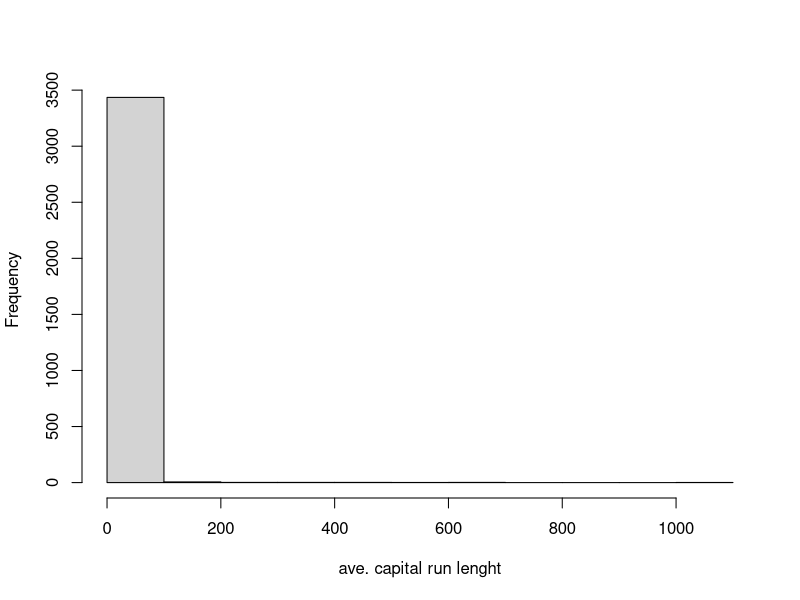
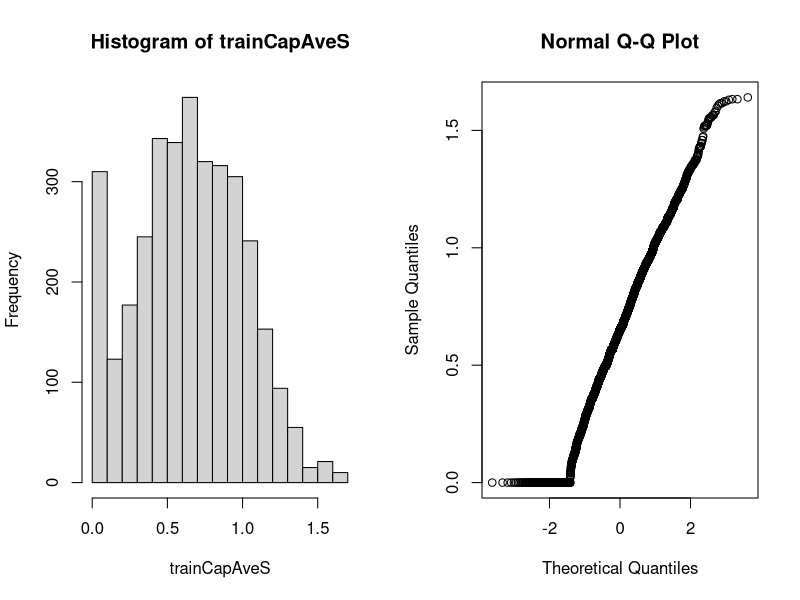

Reproduce these figures in R, in order.
# Preprocesamiento
library(caret); library(kernlab); data(spam)
inTrain <- createDataPartition(y=spam$type, p = 0.75, list = FALSE)
training <- spam[inTrain,]
testing <- spam[-inTrain,]
hist(training$capitalAve, main = "", xlab = "ave. capital run lenght")

mean(training$capitalAve)
sd(training$capitalAve)

# Estandarizar variables
trainCapAve <- training$capitalAve
trainCapAveS <- (trainCapAve - mean(trainCapAve))/sd(trainCapAve)
mean(trainCapAveS)
sd(trainCapAveS)

# Subconjunto de prueba
testCapAve <- testing$capitalAve
testCapAveS <- (testCapAve - mean(trainCapAve))/sd(trainCapAve)
mean(testCapAveS)
sd(testCapAveS)

# Función de preprocesamiento
preObj <- preProcess(training[,-58], method = c("center", "scale"))
trainCapAveS <- predict(preObj, training[,-58])$capitalAve
mean(trainCapAveS)
sd(trainCapAveS)

testCapAveS <- predict(preObj, testing[,-58])$capitalAve
mean(testCapAveS)
sd(testCapAveS)

# Argumentos
set.seed(32343)
modelFit <- train(type ~., data = training, preProcess = c("center", "scale"), method = "glm")
modelFit

# Tranformación Box-Cox
preObj <- preProcess(training[,-58], method = c("BoxCox"))
trainCapAveS <- predict(preObj, training[,-58])$capitalAve
par(mfrow=c(1,2)); hist(trainCapAveS); qqnorm(trainCapAveS)

# Imputing data
set.seed(13343)

training$capAve <- training$capitalAve
selectNA <- rbinom(dim(training)[1], size = 1, prob = 0.05) == 1
training$capAve[selectNA] <- NA

preObj <- preProcess(training[,-58], method = "knnImpute")
capAve <- predict(preObj, training[,-58])$capAve

capAveTruth <- training$capitalAve
capAveTruth <- (capAveTruth - mean(capAveTruth))/sd(capAveTruth)

quantile(capAve - capAveTruth)
quantile((capAve - capAveTruth)[selectNA])
quantile((capAve - capAveTruth)[!selectNA])
